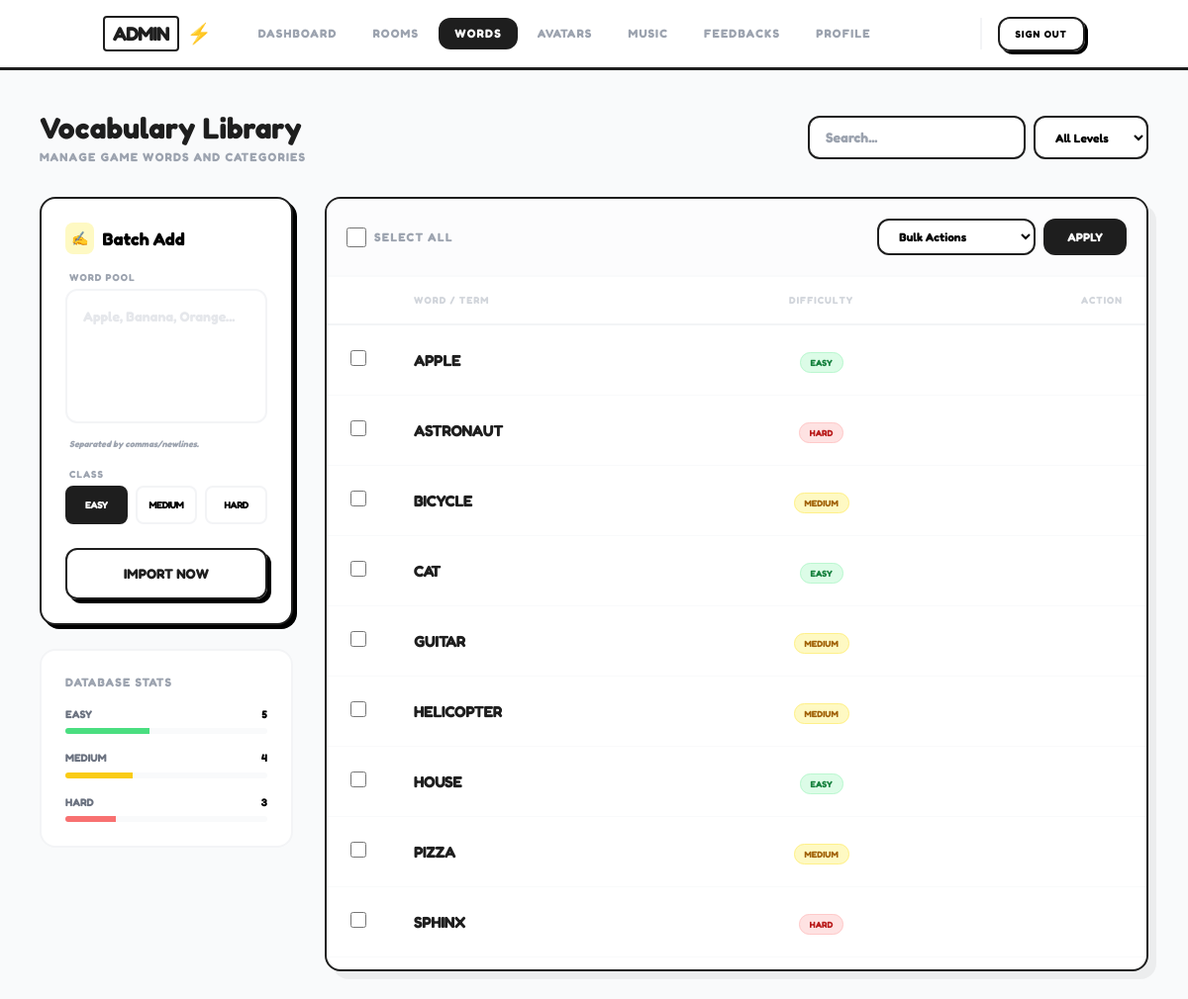
The page /admin/words.php (signed in) on the database its author committed.
### tables this page shows
CREATE TABLE IF NOT EXISTS words (
    id INT AUTO_INCREMENT PRIMARY KEY,
    word VARCHAR(50) NOT NULL UNIQUE,
    difficulty ENUM('easy', 'medium', 'hard') DEFAULT 'easy'
);

### api/db.php (called while the page is built, shortened)
<?php
$host = $_ENV['DB_HOST'] ?? 'localhost';
$db   = $_ENV['DB_NAME'] ?? 'drawguess_v2';
$user = $_ENV['DB_USER'] ?? 'root';
$pass = $_ENV['DB_PASS'] ?? '';
$charset = 'utf8mb4';
$dsn = "mysql:host=$host;charset=$charset";
$options = [
    PDO::ATTR_ERRMODE            => PDO::ERRMODE_EXCEPTION,
    PDO::ATTR_DEFAULT_FETCH_MODE => PDO::FETCH_ASSOC,
    PDO::ATTR_EMULATE_PREPARES   => false,
];
try {
    $pdo = new PDO($dsn, $user, $pass, $options);
    $pdo->exec("CREATE DATABASE IF NOT EXISTS `$db` CHARACTER SET utf8mb4 COLLATE utf8mb4_unicode_ci");
    $pdo->exec("USE `$db` ");
    $pdo->exec("SET time_zone = '+00:00'");
} catch (\PDOException $e) {
    die(json_encode(["success" => false, "error" => "Connection failed: " . $e->getMessage()]));
}
class DB {
    public static function query($sql, $params = []) {
        global $pdo;
        $stmt = $pdo->prepare($sql);
        $stmt->execute($params);
        return $stmt;
    }
    public static function fetch($sql, $params = []) {
        return self::query($sql, $params)->fetch();
    }
    public static function fetchAll($sql, $params = []) {
        return self::query($sql, $params)->fetchAll();
    }
}

### admin/words.php (the view, shortened to what this page needs)
<?php
require_once '../api/db.php';
$search = $_GET['search'] ?? '';
$sql = "SELECT * FROM words WHERE 1=1";
$params = [];
$sql .= " ORDER BY word ASC";
$words_list = DB::fetchAll($sql, $params);
$total_all = DB::fetch("SELECT COUNT(*) as c FROM words")['c'];
?>
<!DOCTYPE html>
<html lang="en">
<head>
    <script src="https://cdn.tailwindcss.com"></script>
</head>
<body class="bg-gray-50 min-h-screen pb-12">
    <?php include 'nav.php'; ?>
    <div class="container mx-auto px-4 max-w-6xl">
        <div class="flex flex-col lg:flex-row justify-between items-start lg:items-center gap-4 mb-8">
            <div>
                <h1 class="text-3xl font-black text-ink">Vocabulary Library</h1>
                <p class="text-gray-400 font-bold text-xs uppercase tracking-widest mt-1">Manage game words and categories</p>
            </div>
            <form method="GET" class="flex gap-2 w-full lg:w-auto">
                <div class="relative flex-1">
                    <input type="text" name="search" value="<?= htmlspecialchars($search) ?>" placeholder="Search..." class="w-full bg-white border-2 border-ink pl-4 pr-10 py-2.5 rounded-xl text-sm font-bold focus:outline-none focus:shadow-[4px_4px_0px_#000] transition-all">
                </div>
                <select name="difficulty" onchange="this.form.submit()" class="bg-white border-2 border-ink px-4 py-2.5 rounded-xl text-xs font-black focus:outline-none">
                    <option value="">All Levels</option>
                </select>
            </form>
        </div>
        <div class="grid grid-cols-1 lg:grid-cols-4 gap-8">
            <div class="lg:col-span-1 space-y-6">
                <div class="bg-white p-6 rounded-2xl border-2 border-ink shadow-[4px_4px_0px_#000]">
                    <h2 class="text-lg font-black mb-4 flex items-center gap-2">
                        <span class="bg-yellow-100 p-1.5 rounded-lg text-sm">✍️</span> Batch Add
                    </h2>
                    <form method="POST">
                        <div class="mb-4">
                            <label class="block text-[10px] font-black text-gray-400 uppercase tracking-widest mb-1 ml-1">Word Pool</label>
                            <textarea name="words_bulk" rows="5" class="w-full border-2 border-gray-100 rounded-xl p-4 focus:border-ink outline-none font-bold text-sm resize-none placeholder:text-gray-200" placeholder="Apple, Banana, Orange..." required></textarea>
                            <p class="text-[9px] text-gray-400 mt-2 font-bold px-1 italic">Separated by commas/newlines.</p>
                        </div>
                        <div class="mb-6">
                            <label class="block text-[10px] font-black text-gray-400 uppercase tracking-widest mb-1 ml-1">Class</label>
                            <div class="grid grid-cols-3 gap-2">
                                <?php foreach(['easy', 'medium', 'hard'] as $d): ?>
                                <label class="cursor-pointer">
                                    <div class="text-center py-2.5 rounded-lg border-2 border-gray-100 font-black text-[10px] uppercase tracking-tighter peer-checked:border-ink peer-checked:bg-ink peer-checked:text-white transition-all">
                                        <?= $d ?>
                                    </div>
                                </label>
                                <?php endforeach; ?>
                            </div>
                        </div>
                        <button type="submit" name="add_bulk" class="w-full bg-pop-yellow hover:bg-yellow-300 border-2 border-ink text-ink font-black py-3.5 rounded-xl text-sm shadow-[4px_4px_0px_#000] active:shadow-none active:translate-y-1 transition-all">
                            IMPORT NOW
                        </button>
                    </form>
                </div>
                <div class="bg-white p-6 rounded-2xl border-2 border-gray-100">
                     <h2 class="text-xs font-black text-gray-400 uppercase tracking-widest mb-4">Database Stats</h2>
                     <div class="space-y-4">
                         <?php
                            $ds_rows = DB::fetchAll("SELECT difficulty, COUNT(*) as c FROM words GROUP BY difficulty");
                            foreach($ds_rows as $ds):
                                $pc = ($total_all > 0) ? ($ds['c'] / $total_all) * 100 : 0;
                                $color = $ds['difficulty'] == 'easy' ? 'bg-green-400' : ($ds['difficulty'] == 'medium' ? 'bg-yellow-400' : 'bg-red-400');
                         ?>
                         <div>
                             <div class="flex justify-between text-[11px] font-black uppercase mb-1.5">
                                 <span class="text-gray-500"><?= $ds['difficulty'] ?></span>
                                 <span><?= $ds['c'] ?></span>
                             </div>
                             <div class="w-full h-1.5 bg-gray-50 rounded-full overflow-hidden">
                                 <div class="<?= $color ?> h-full transition-all duration-700" style="width: <?= $pc ?>%"></div>
                             </div>
                         </div>
                         <?php endforeach; ?>
                     </div>
                </div>
            </div>
            <div class="lg:col-span-3">
                <form method="POST" id="bulk_form">
                    <div class="bg-white rounded-2xl border-2 border-ink overflow-hidden shadow-[8px_8px_0px_rgba(0,0,0,0.05)]">
                        <div class="p-5 border-b-2 border-gray-50 bg-gray-50/50 flex flex-wrap justify-between items-center gap-4">
                            <div class="flex items-center gap-4">
                                <label class="flex items-center gap-2 cursor-pointer select-none">
                                    <input type="checkbox" onclick="toggleAll(this)" class="w-5 h-5 rounded border-2 border-ink accent-ink cursor-pointer">
                                    <span class="text-xs font-black text-gray-400 uppercase tracking-widest">Select All</span>
                                </label>
                            </div>
                            <div class="flex gap-2">
                                <select name="bulk_action" id="bulk_action_sel" class="border-2 border-ink rounded-xl px-4 py-2 text-xs font-black focus:outline-none bg-white">
                                    <option value="">Bulk Actions</option>
                                </select>
                                <button type="button" onclick="submitBulk()" class="bg-ink text-white px-6 py-2 rounded-xl text-xs font-black hover:bg-gray-800 active:scale-95 transition-all">APPLY</button>
                            </div>
                        </div>
                        <div class="overflow-x-auto max-h-[700px] no-scrollbar">
                            <table class="w-full text-left">
                                <thead class="sticky top-0 bg-white border-b-2 border-gray-100 z-10">
                                    <tr class="text-[10px] font-black text-gray-300 uppercase tracking-widest">
                                        <th class="px-6 py-4 w-10"></th>
                                        <th class="px-6 py-4">Word / Term</th>
                                        <th class="px-6 py-4 text-center">Difficulty</th>
                                        <th class="px-6 py-4 text-right">Action</th>
                                    </tr>
                                </thead>
                                <tbody class="divide-y divide-gray-50">
                                    <?php foreach($words_list as $row): ?>
                                    <tr class="hover:bg-yellow-50/50 transition-colors group">
                                        <td class="px-6 py-4">
                                            <input type="checkbox" name="selected_ids[]" value="<?= $row['id'] ?>" class="w-4 h-4 rounded border-2 border-ink accent-ink">
                                        </td>
                                        <td class="px-6 py-4 font-black text-ink uppercase tracking-tight"><?= htmlspecialchars($row['word']) ?></td>
                                        <td class="px-6 py-4 text-center">
                                            <?php
                                                $cl = $row['difficulty']=='easy' ? 'bg-green-100 text-green-700 border-green-200' :
                                                       ($row['difficulty']=='medium' ? 'bg-yellow-100 text-yellow-700 border-yellow-200' : 'bg-red-100 text-red-700 border-red-200');
                                            ?>
                                            <span class="px-2.5 py-1 rounded-full text-[9px] font-black uppercase border <?= $cl ?>">
                                                <?= $row['difficulty'] ?>
                                            </span>
                                        </td>
                                        <td class="px-6 py-4 text-right">
                                        </td>
                                    </tr>
                                    <?php endforeach; ?>
                                </tbody>
                            </table>
                        </div>
                    </div>
                </form>
            </div>
        </div>
    </div>
</body>
</html>

### admin/nav.php (shortened to what this page needs)
<nav class="bg-white border-b-[3px] border-ink mb-10 sticky top-0 z-50">
    <div class="container mx-auto px-4 flex flex-col sm:flex-row justify-between items-center py-4">
        <div class="flex items-center gap-8 w-full sm:w-auto justify-between sm:justify-start">
            <h1 class="text-xl font-black text-ink tracking-tighter flex items-center gap-2">
                <span class="bg-pop-yellow px-2 py-0.5 rounded border-2 border-ink">ADMIN</span> ⚡
            </h1>
            <div class="hidden md:flex items-center gap-1">
                <?php
                $current = basename($_SERVER['PHP_SELF']);
                $links = [
                    'index.php' => ['Dashboard', 'admin'],
                    'rooms.php' => ['Rooms', 'admin/rooms'],
                    'words.php' => ['Words', 'admin/words'],
                    'avatars.php' => ['Avatars', 'admin/avatars'],
                    'music.php' => ['Music', 'admin/music'],
                    'feedbacks.php' => ['Feedbacks', 'admin/feedbacks'],
                    'profile.php' => ['Profile', 'admin/profile'],
                ];
                foreach($links as $file => $meta):
                    $active = ($current == $file);
                ?>
                <a href="<?= APP_ROOT . $meta[1] ?>" class="px-4 py-2 rounded-xl text-xs font-black uppercase tracking-widest transition-all <?= $active ? 'bg-ink text-white' : 'text-gray-400 hover:text-ink hover:bg-gray-100' ?>">
                    <?= $meta[0] ?>
                </a>
                <?php endforeach; ?>
            </div>
        </div>
        <div class="flex items-center gap-4 mt-4 sm:mt-0">
            <div class="h-8 w-[2px] bg-gray-100 hidden sm:block"></div>
            <a href="auth.php?logout=1" class="border-2 border-ink px-4 py-2 rounded-xl font-black text-[10px] uppercase tracking-widest hover:bg-pop-red active:translate-y-0.5 transition-all shadow-[3px_3px_0px_#000]">
                Sign Out
            </a>
        </div>
    </div>
</nav>

### rows shown on the page
words: word "APPLE", difficulty "EASY"
words: word "ASTRONAUT", difficulty "HARD"
words: word "BICYCLE", difficulty "MEDIUM"
words: word "CAT", difficulty "EASY"
words: word "GUITAR", difficulty "MEDIUM"
words: word "HELICOPTER", difficulty "MEDIUM"
words: word "HOUSE", difficulty "EASY"
words: word "PIZZA", difficulty "MEDIUM"
words: word "SPHINX", difficulty "HARD"

### other values the page prints
$meta[0] "DASHBOARD"
$meta[0] "ROOMS"
$meta[0] "WORDS"
$meta[0] "AVATARS"
$meta[0] "MUSIC"
$meta[0] "FEEDBACKS"
$meta[0] "PROFILE"
$d "EASY"
$d "MEDIUM"
$d "HARD"
$ds['difficulty'] "EASY"
$ds['c'] "5"
$ds['difficulty'] "MEDIUM"
$ds['c'] "4"
$ds['difficulty'] "HARD"
